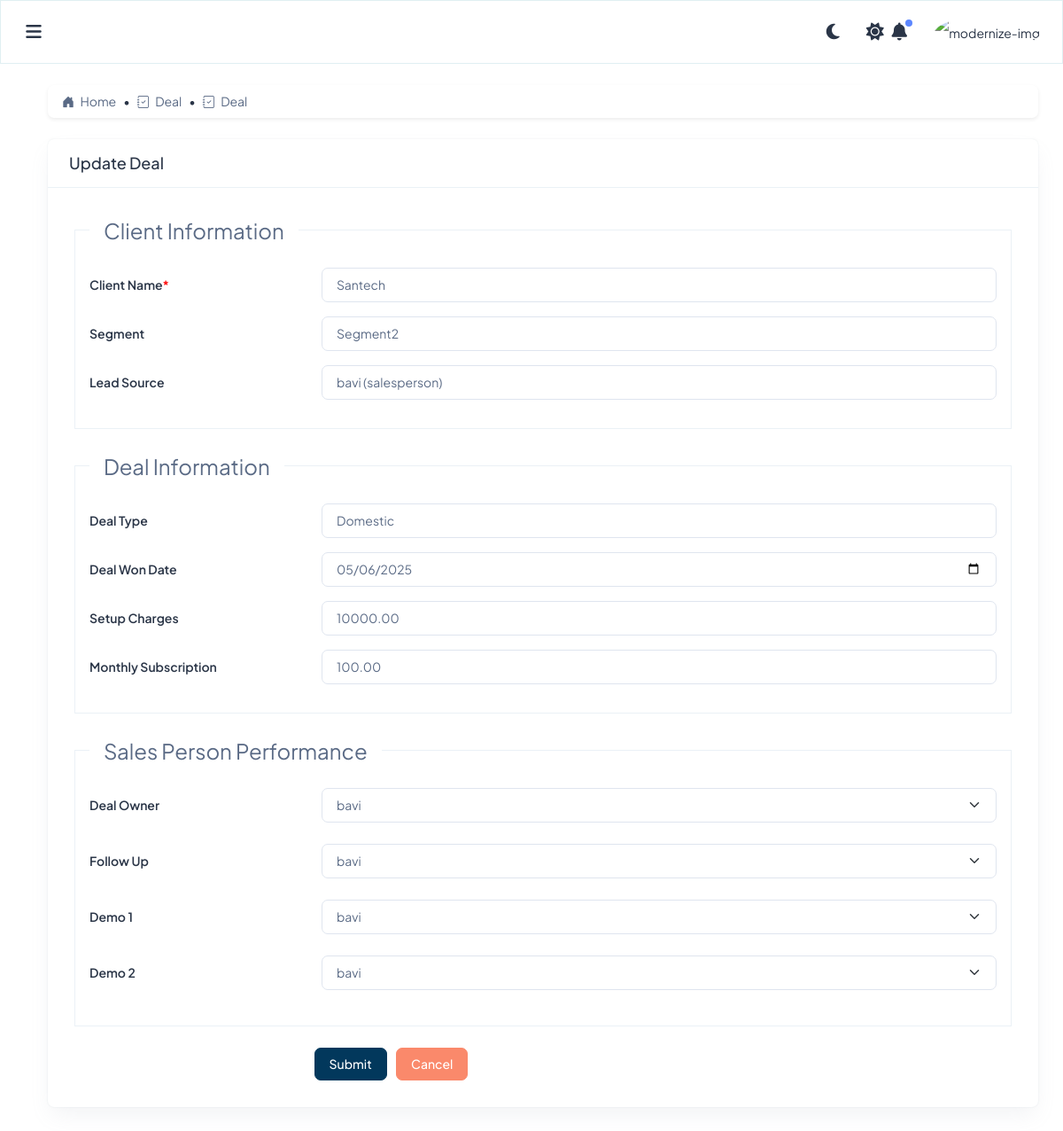
The app's page /deal-edit/18/ with its own data.
### incentives/models.py (models this page shows, shortened)
class AuditMixin(models.Model):
    created_by = models.CharField(max_length=100, null=True, blank=True)
    updated_by = models.CharField(max_length=100, null=True, blank=True)
    created_at = models.DateTimeField(default=timezone.now)
    updated_at = models.DateTimeField(auto_now=True)
    class Meta:
        abstract = True

class Deal(AuditMixin):
    DOMESTIC = 'domestic'
    INTERNATIONAL = 'international'
    DEAL_TYPE_CHOICES = [
        (DOMESTIC, 'Domestic'),
        (INTERNATIONAL, 'International'),
    ]
    clientName = models.CharField(max_length=255)
    segment = models.ForeignKey(Segment, related_name='deal_segment', on_delete=models.CASCADE, null=True, blank=True)
    dealType = models.CharField(
        max_length=15,
        choices=DEAL_TYPE_CHOICES,
        default=DOMESTIC,  # or any default you prefer
    )
    dealWonDate = models.DateField()
    setupCharges = models.DecimalField(max_digits=10, decimal_places=2)
    monthlySubscription = models.DecimalField(max_digits=10, decimal_places=2)
    newMarketPenetration = models.CharField(max_length=3, choices=[('Yes', 'Yes'), ('No', 'No')])
    newMarketCountry = models.CharField(max_length=255, blank=True, null=True)
    dealownerSalesPerson = models.ForeignKey(UserProfile, related_name='deals_as_owner', on_delete=models.CASCADE, null=True, blank=True)
    followUpSalesPerson = models.ForeignKey(UserProfile, related_name='deals_as_followup', on_delete=models.CASCADE, null=True, blank=True)
    demo1SalesPerson = models.ForeignKey(UserProfile, related_name='deals_as_demo1', on_delete=models.CASCADE, null=True, blank=True)
    demo2SalesPerson = models.ForeignKey(UserProfile, related_name='deals_as_demo2', on_delete=models.CASCADE, null=True, blank=True)
    status = models.CharField(max_length=255, default="Non Approve")
    leadSource = models.ForeignKey(UserProfile, related_name='leadsource', on_delete=models.CASCADE, null=True, blank=True)

### incentives/views.py (the view)
# urls.py: path('deal-edit/<int:pk>/', views.deal_update, name='deal_update'),
def deal_update(request, pk):
    deal = get_object_or_404(Deal, pk=pk)
    users = UserProfile.objects.filter(user_type__name__in=['salesperson', 'saleshead'])
    if request.method == 'POST':
        form = DealForm(request.POST, instance=deal)
        if form.is_valid():
            form.save()
            return redirect('deal_list')
        else:
            print(form.errors)  # Optional: Debugging form errors
    else:
        form = DealForm(instance=deal)
    return render(request, 'owner/deal/deal_form.html', {
        'form': form,
        'action': 'Update',
        'title': 'Update Deal',
        'deal': deal,
        'users': users,  # Pass users to populate dropdowns
    })

### incentives/models.py (called while the page is built)
    def __str__(self):
        return self.name

    def __str__(self):
        return f"{self.fullname} ({self.user_type})"

    def __str__(self):
        return self.name

### incentives/templatetags/form_filters.py (called while the page is built)
@register.filter
def add_class(field, css):
    try:
        return field.as_widget(attrs={'class': css})
    except AttributeError:
        return field

### incentives/templates/owner/deal/deal_form.html (shortened to what this page needs)
{% extends 'layouts/layout.html' %}
{% load static %}
{% load form_filters %}
{% block content %}
<div class="card mb-4 shadow-sm">
  <div class="card-body py-2 px-3">
    <nav aria-label="breadcrumb">
      <ol class="breadcrumb mb-0">
        <li class="breadcrumb-item">
          <a href="{% url 'admin_dashboard' %}" class="text-decoration-none text-primary">
            <i class="bi bi-house-door-fill me-1"></i> Home
          </a>
        </li>
        <li class="breadcrumb-item">
          <a href="{% url 'deal_list' %}" class="text-decoration-none text-primary">
            <i class="bi bi-journal-check  me-1"></i> Deal
          </a>
        </li>
        <li class="breadcrumb-item active" aria-current="page">
          <i class="bi bi-journal-check me-1"></i> Deal
        </li>
      </ol>
    </nav>
  </div>
</div>
<div class="col-lg-12">
  <div class="card">
    <div class="px-4 py-3 border-bottom">
      <h4 class="card-title mb-0">{{ title }}</h4>
    </div>
    <div class="card-body">
      <form method="post" novalidate>
        <fieldset class="border p-3 mb-4">
          <legend class="float-none w-auto px-3">Client Information</legend>
          <div class="mb-3 row align-items-center">
            <label class="col-sm-3 col-form-label">Client Name<span class="mandy">*</span></label>
            <div class="col-sm-9">
              <input type="text" name="clientName" class="form-control" value="{{ form.clientName.value|default:'' }}" required>
            </div>
          </div>
          <div class="mb-3 row align-items-center">
            <label class="col-sm-3 col-form-label">Segment</label>
            <div class="col-sm-9">
              {{ form.segment|add_class:"form-control" }}
            </div>
          </div>
          <div class="mb-3 row align-items-center">
            <label class="col-sm-3 col-form-label">Lead Source</label>
            <div class="col-sm-9">
              {{ form.leadSource|add_class:"form-control" }}
            </div>
          </div>
        </fieldset>
        <fieldset class="border p-3 mb-4">
          <legend class="float-none w-auto px-3">Deal Information</legend>
          <div class="mb-3 row align-items-center">
            <label class="col-sm-3 col-form-label">Deal Type</label>
            <div class="col-sm-9">
              <select name="dealType" id="dealType" class="form-control" required>
                {% for choice in form.fields.dealType.choices %}
                  <option value="{{ choice.0 }}" {% if form.dealType.value == choice.0 %}selected{% endif %}>{{ choice.1 }}</option>
                {% endfor %}
              </select>
            </div>
          </div>
          <div class="mb-3 row align-items-center">
            <label class="col-sm-3 col-form-label">Deal Won Date</label>
            <div class="col-sm-9">
              {{ form.dealWonDate|add_class:"form-control" }}
            </div>
          </div>
          <div class="mb-3 row align-items-center">
            <label class="col-sm-3 col-form-label">Setup Charges</label>
            <div class="col-sm-9">
              {{ form.setupCharges|add_class:"form-control" }}
            </div>
          </div>
          <div class="mb-3 row align-items-center">
            <label class="col-sm-3 col-form-label">Monthly Subscription</label>
            <div class="col-sm-9">
              {{ form.monthlySubscription|add_class:"form-control" }}
            </div>
          </div>
        </fieldset>
        <fieldset class="border p-3 mb-4">
          <legend class="float-none w-auto px-3">Sales Person Performance</legend>
          <div class="mb-4 row align-items-center">
            <label class="form-label col-sm-3 col-form-label">Deal Owner</label>
            <div class="col-sm-9">
              <select name="dealownerSalesPerson" class="form-select" required>
                {% for user in users %}
                  <option value="{{ user.id }}" {% if form.dealownerSalesPerson.value == user.id %}selected{% endif %}>
                    {{ user.fullname }}
                  </option>
                {% endfor %}
              </select>
            </div>
          </div>
          <div class="mb-4 row align-items-center">
            <label class="form-label col-sm-3 col-form-label">Follow Up</label>
            <div class="col-sm-9">
              <select name="followUpSalesPerson" class="form-select" required>
                {% for user in users %}
                  <option value="{{ user.id }}" {% if form.followUpSalesPerson.value == user.id %}selected{% endif %}>
                    {{ user.fullname }}
                  </option>
                {% endfor %}
              </select>
            </div>
          </div>
          <div class="mb-4 row align-items-center">
            <label class="form-label col-sm-3 col-form-label">Demo 1</label>
            <div class="col-sm-9">
              <select name="demo1SalesPerson" class="form-select" required>
                {% for user in users %}
                  <option value="{{ user.id }}" {% if form.demo1SalesPerson.value == user.id %}selected{% endif %}>
                    {{ user.fullname }}
                  </option>
                {% endfor %}
              </select>
            </div>
          </div>
          <div class="mb-4 row align-items-center">
            <label class="form-label col-sm-3 col-form-label">Demo 2</label>
            <div class="col-sm-9">
              <select name="demo2SalesPerson" class="form-select" required>
                {% for user in users %}
                  <option value="{{ user.id }}" {% if form.demo2SalesPerson.value == user.id %}selected{% endif %}>
                    {{ user.fullname }}
                  </option>
                {% endfor %}
              </select>
            </div>
          </div>
        </fieldset>
        <div class="row">
          <div class="col-sm-3"></div>
          <div class="col-sm-9">
            <button type="submit" class="btn btn-custom me-2">Submit</button>
            <a href="{% url 'deal_list' %}" class="btn btn-danger">Cancel</a>
          </div>
        </div>
      </form>
    </div>
  </div>
</div>
{% endblock %}

### incentives/static/css/main.css (style rules this page uses)
:root { --theme-color: #02385c; --secondary-color:#017d91; --text-color: #ffffffba; --shadow-color:#017d911f; }
.btn-custom { --bs-btn-color: #fff; --bs-btn-bg: var(--theme-color); --bs-btn-border-color: var(--theme-color); --bs-btn-hover-color: #fff; --bs-btn-hover-bg: var(--theme-color); --bs-btn-hover-border-color: var(--theme-color); --bs-btn-focus-shadow-rgb: 255, 186, 65; --bs-btn-active-color: #fff; --bs-btn-active-bg: var(--theme-color); --bs-btn-active-border-color: var(--theme-color); --bs-btn-active-shadow: inset 0 3px 5px rgba(0, 0, 0, 0.125); --bs-btn-disabled-color: #fff; --bs-btn-disabled-bg: var(--theme-color); --bs-btn-disabled-border-color: var(--theme-color); }
.mandy { color: red; }
.text-primary { --bs-text-opacity: 1; color: rgba(var(--theme-color), var(--bs-text-opacity)) !important; }

### records on screen
Deal: clientName "Santech", segment "Segment2", leadSource "bavi (salesperson)", dealType "Domestic", dealWonDate "05/06/2025", setupCharges "10000.00", monthlySubscription "100.00"

### other values on screen
{{ title }} "Update Deal"
form field dealownerSalesPerson "bavi"
form field followUpSalesPerson "bavi"
form field demo1SalesPerson "bavi"
form field demo2SalesPerson "bavi"
